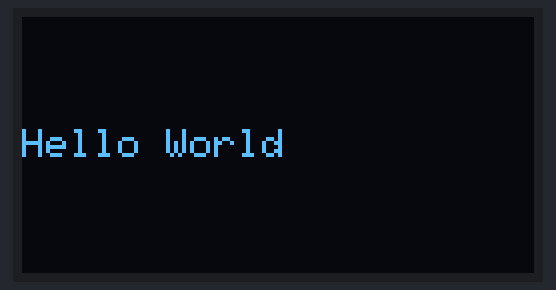
This program was run on a simulated ESP32. Shown: 128×64 one-colour display. What the program prints to the serial monitor is not drawn.

Above: at 0.1 s.
At 5.2 s:
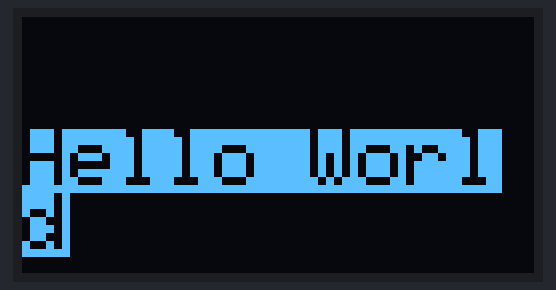
At 10.2 s:
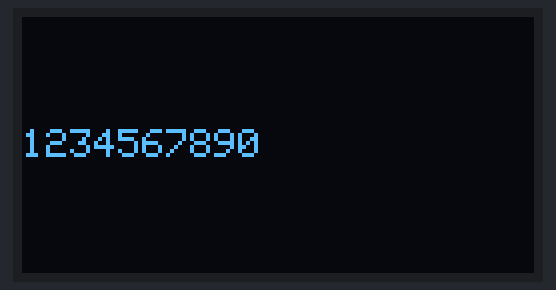

The program:

main.cpp
```cpp
#include <Arduino.h>
#include <SPI.h>
#include <Wire.h>
#include <Adafruit_GFX.h>
#include <Adafruit_SSD1306.h>

#define SCREEN_WIDTH 128
#define SCREEN_HEIGHT 64

#define OLED_RESET -1
#define SCREEN_ADDRESS 0x3c
Adafruit_SSD1306 display(SCREEN_WIDTH, SCREEN_HEIGHT, &Wire, OLED_RESET);
void setup()
{
  Serial.begin(9600);
  bool display_ready = display.begin(SSD1306_SWITCHCAPVCC, SCREEN_ADDRESS);
  if (display_ready == true)
  {
    Serial.println("Display allocation succeed");
  }
  else
  {
    Serial.println("Display allocation failed");
  }

  display.clearDisplay();

  // OUTPUT general text
  display.setTextSize(1); // 1 is smallest number
  display.setTextColor(WHITE);
  display.setCursor(0, 28); //  tell the display where to start writing at (x, y) position
  display.println("Hello World");
  display.display(); // push RAM into OLED
  delay(5000);
  display.clearDisplay(); //clear ram only not clear display
  display.display(); //after clear ram we just display blank screen

  // OUTPUT Inverted text
  display.setTextSize(2);
  display.setTextColor(BLACK, WHITE);
  display.setCursor(0, 28);
  display.println("Hello World");
  display.display();
  delay(5000);
  display.clearDisplay();
  display.display();

  // OUTPUT Number
  display.setTextSize(1);
  display.setTextColor(WHITE);
  display.setCursor(0,28);
  display.println(1234567890);
  display.display();
  delay(5000);
  display.clearDisplay();
  display.display();


}
void loop()
{

}
```

Measured:
- what the display in image 1 shows lasts 5.0 s, from 5.1 s to 10.1 s
